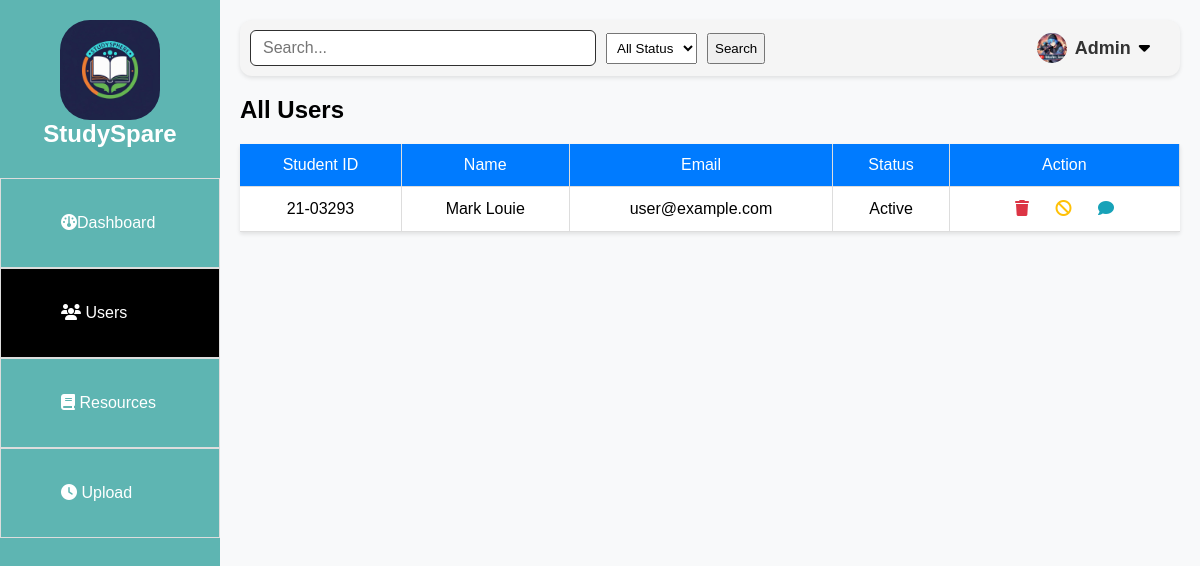
The page /user.php (signed in) on the database its author committed.
### tables this page shows
CREATE TABLE `users` (
  `id` int(11) NOT NULL,
  `studentid` varchar(8) NOT NULL,
  `name` varchar(100) NOT NULL,
  `email` varchar(100) NOT NULL,
  `password` varchar(255) NOT NULL,
  `status` enum('Active','Inactive','Banned') DEFAULT 'Active',
  `created_at` timestamp NOT NULL DEFAULT current_timestamp()
);

### user.php (the view, shortened to what this page needs)
<?php
include 'php/db.php';
?>
<!DOCTYPE html>
<html lang="en">
<head>
  <link rel="stylesheet" href="style/index.css">
  <link rel="stylesheet" href="https://cdnjs.cloudflare.com/ajax/libs/font-awesome/6.5.0/css/all.min.css" />
</head>
<body>
  <?php include 'include/sidebar.php'; ?>
  <div class="main">
    <?php include 'include/header.php'; ?>
    <div class="table-container">
      <div class="heading">
        <h2>All Users</h2>
      </div>
      <table class="luser">
        <thead>
          <tr>
            <td>Student ID</td>
            <td>Name</td>
            <td>Email</td>
            <td>Status</td>
            <td>Action</td>
          </tr>
        </thead>
        <tbody>
          <?php
            $sql = "SELECT * FROM users WHERE 1=1";
            $result = $conn->query($sql);
            if ($result && $result->num_rows > 0):
                while ($row = $result->fetch_assoc()):
          ?>
          <tr>
            <td><?= htmlspecialchars($row['studentid']) ?></td>
            <td><?= htmlspecialchars($row['name']) ?></td>
            <td><?= htmlspecialchars($row['email']) ?></td>
            <td><?= ucfirst(htmlspecialchars($row['status'])) ?></td>
            <td>
              <button class="icon-button"><i class="fas fa-trash delete-icon"></i></button>
              <button class="icon-button"><i class="fas fa-ban warn-icon"></i></button>
              <button class="icon-button"><i class="fas fa-comment comment-icon"></i></button>
            </td>
          </tr>
          <?php endwhile; else: ?>
            <tr><td colspan="5">No users found.</td></tr>
          <?php endif; ?>
        </tbody>
      </table>
    </div>
  </div>
</body>
</html>

### style/index.css (style rules this page uses)
body { margin: 0; font-family: Arial, sans-serif; background-color: #f8f9fa; }
.main { margin-left: 220px; padding: 20px; }
table { width: 100%; border-collapse: collapse; background-color: white; box-shadow: 0 2px 4px rgba(0, 0, 0, 0.1); margin-top: 20px; }
thead, td { padding: 12px 15px; text-align: center; border-bottom: 1px solid #ddd; border-right: 1px solid #ddd; }
thead:last-child, td:last-child { border-right: none; }
thead { background-color: #007bff; color: white; }
.icon-button { background: none; border: none; cursor: pointer; font-size: 16px; margin: 0 5px; }
.warn-icon { color: #ffc107; }
.delete-icon { color: #dc3545; }
.comment-icon { color: #17a2b8; }

### rows shown on the page
users: studentid "21-03293", name "Mark Louie", email "user@example.com", status "Active"
